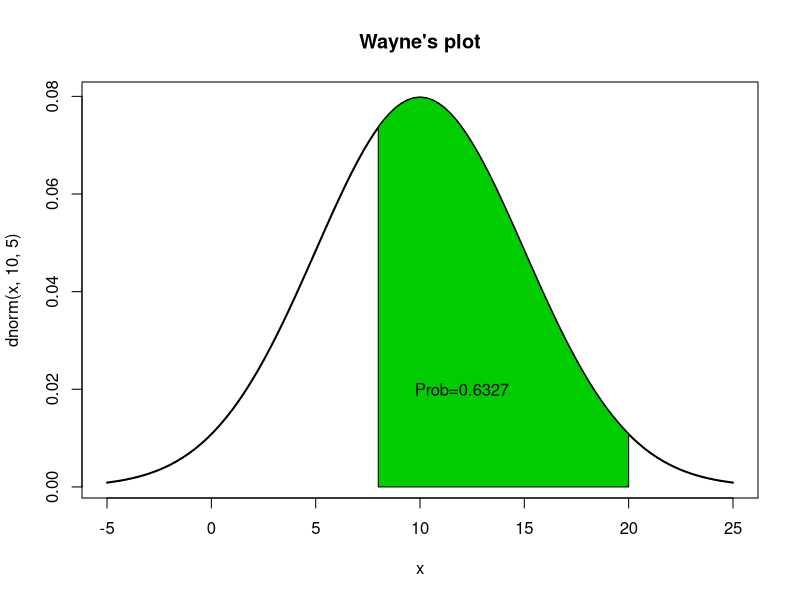
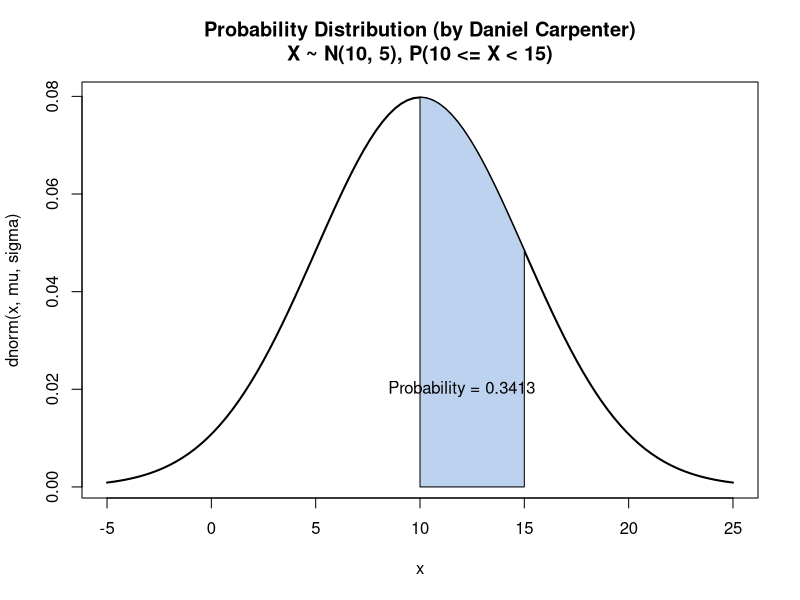
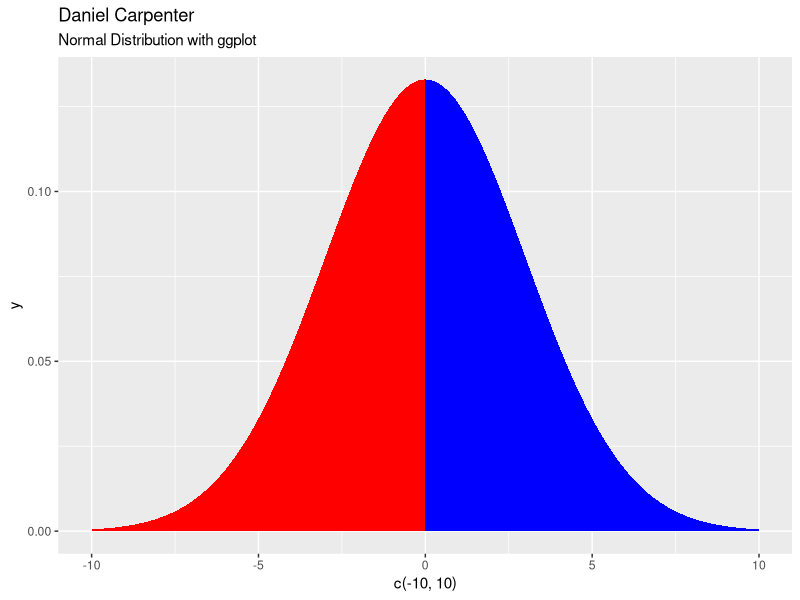

Here is the R script that generated these plots, in order:
# ------------------------------------------------------------------------------
# Bayesian course
# Lab 3
# distributional theory + plots
# ------------------------------------------------------------------------------


# PROBABILITY CALCULATIONS =====================================================

  # End points do not matter for continuous variables
  #P(X>=3)=P(X>3)
  
  # X ~ N(20,5) 
  # X is a normal distribution, mean of 20, sd of 5
  
  
  # P(X>22)? -------------------------------------------------------------------
  # Probability that X is greater than 22?
  # >= or > matter a lot for discrete vars, not so much continuous
  
  ## p on front gives a tail, by default lower tail. 1 minus (-) gives upper
  ## Area from negative infinity up to 22
  # Check by drawing it (or plotting it)
  1-pnorm(22, mean=10, sd=5) # notice options are in order:  x,mean, sd
  
  
  # P(X<17) --------------------------------------------------------------------
  ## Remember lower tail by default
  ## Probability less than 17
  pnorm(17,mean=10,sd=5)


# PLOTS ========================================================================

  # Base plotting --------------------------------------------------------------
  
  windows() 

  
  ## ADD THE CURVE --------------------------------------------------------------
  
    ### Decide `on a suitable range for x
    ### mean +- 3sd
    curve(dnorm(x,10,5), 
          
          #### Within 3 standard deviations of the mean will include everything
          xlim=c(10-3*5,10+3*5), 
          
          #### Plot
          lwd =2, main = "Wayne's plot")
  

  ## ADD THE AREA --------------------------------------------------------------
  
    ### Say we need P(8<X<=20) - Prob between 8 and 202
    
      #### X axis range (8 to 10)
      xcurve = seq(8,20, length=1000) # length is arbitrary 
      
      #### Y axis - needs xcurve,  mean and sd
      ycurve = dnorm(xcurve, mean=10, sd=5)
      
      #### Use the x and y curve and add to the plot
      polygon(c(8,xcurve,20), c(0,ycurve,0), col="green3") # this adds the area
      
      
  ## ADD THE PROBABILITY TEXT --------------------------------------------------
      area=pnorm(20, mean=10, sd=5) - pnorm(8, mean=10, sd=5)
      area2=round(area,4)
    
      #### Now place this on the above plot
      text(12,0.02,substitute(paste("Prob=",area2 ), list(area2 = area2)))

      
  ## PLOT FUNCTION FROM ABOVE --------------------------------------------------
  
    Myfunction = function(mu, sigma, 
                          lowerBound = NA, upperBound = NA, 
                          roundTo = 4, 
                          color = paste0("lightsteelblue", floor(runif(1, min=1, max=4))),
                          returnCMD = FALSE)
    {
      
      # Calculate the "xlim" lower and upper bound for the Normal PDF Curve
      curveLowerBound <- mu - 3*sigma
      curveUpperBound <- mu + 3*sigma
      
      # Initialize variables
      title <- ""   # Title of graph
      exactProb = 0 # The exact probability of the questions
      
      # If no provided LOWER AND UPPER Bound (NA as parameter value) then assume none
      if (!(is.na(lowerBound)) & !(is.na(upperBound))) {
        title <- paste0(", P(", lowerBound, " <= X < ",upperBound,")")
        exactProb = pnorm(upperBound, mu, sigma) - pnorm(lowerBound, mu, sigma) # calculate prob 
        
      # If no provided LOWER Bound (NA as parameter value) then assume none
      } else if (is.na(lowerBound)) {
        lowerBound = curveLowerBound
        title <- paste0(", P(X < ",upperBound,")") # Set a dynamic title
        exactProb = pnorm(upperBound, mu, sigma) # calculate prob 
        
      # If no provided UPPER Bound (NA as parameter value) then assume none
      } else if(is.na(upperBound)) {
        upperBound = curveUpperBound
        title <- paste0(", P(X >= ",lowerBound,")")
        exactProb = 1 - pnorm(lowerBound, mu, sigma) # calculate prob 
      }
      
      # Create the line that displays the bell curve (between the CURVE bounds defined above)
      
      curve(
        
        ## Normally Distributed
        dnorm(x,mu,sigma), 
        
        ## Normally Distributed
        xlim=c(curveLowerBound, curveUpperBound), 
        
        ## Line width
        lwd =2, 
        
        ## Title with descriptive characteristics about function parameters
        main = paste0("Probability Distribution (by Daniel Carpenter)\n",
                      "X ~ N(",mu,", ",sigma,")", title)
      )
      
      # Add the AREA of between the lower and upper bound P(lowerBound<X<=upperBound)
      
      ## X-Axis curve (length does not matter)
      xcurve = seq(lowerBound,upperBound, length=1000)
      
      ## Y-Axis Curve
      ycurve = dnorm(xcurve, mu,sigma)
      
      ## Combine the X and Y curve to form the area (in green)
      polygon(c(lowerBound, xcurve, upperBound), 
              c(0, ycurve, 0), 
              col=color) 
      
      # Add the probability as text
      
      ## Calculate the area (probability)
      area = exactProb
      areaRounded = round(area, roundTo)
      
      ## Place this on the above plot
      text(12,0.02,substitute(paste("Probability = ", areaRounded), 
                              list(areaRounded = areaRounded)))
      
      # Return stats about the Plot
      if (returnCMD) {
        return(list(mu = mu, 
                    sigma = sigma,
                    prob = areaRounded))
      }
    }
  
  # Call the above Functions
  obj = Myfunction(mu = 10, sigma = 5, lowerBound = 10, upperBound = 15)
  
  obj
  
  # Get the probability from obj
  obj$prob
  
  
  # Plotting with ggplot
  # Continuous variables 
  if(!require(ggplot2)) install.packages("ggplot2")
  
  ggplot(data = NULL, aes(c(-10,10))) +
    
    # LHS of the distribution (Blue)
    geom_area(stat = "function", 
              fun = dnorm, 
              args = list(mean = 0, sd = 3),
              fill = "red", xlim = c(-10, 0))  + 
    
    # RHS of the distribution (Blue)
    geom_area(stat = "function", 
              fun = dnorm, 
              args = list(mean = 0, sd = 3),
              fill = "blue", xlim = c(0, 10))  + 
    
    # Labels on the chart
    labs(title = "Daniel Carpenter",
         subtitle = "Normal Distribution with ggplot")
   
  
